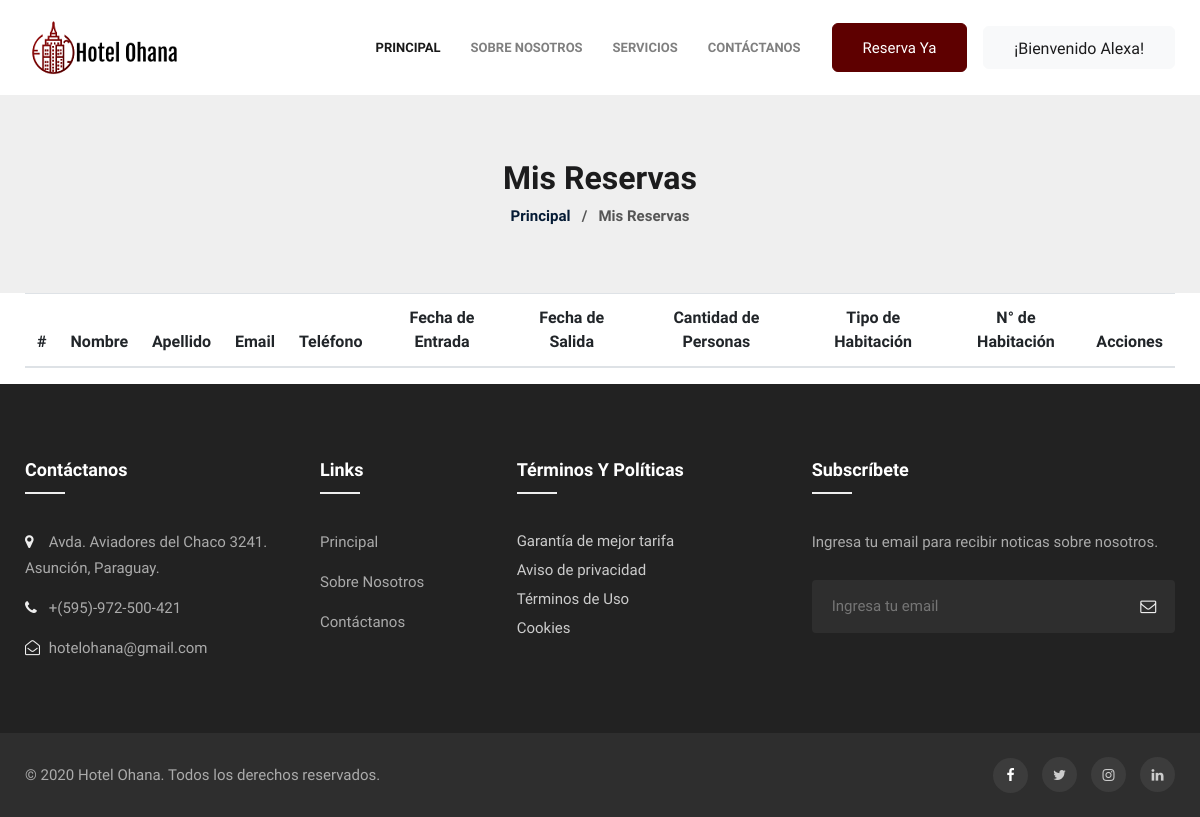
The app's page /mis_reservas.php (signed in), older data.
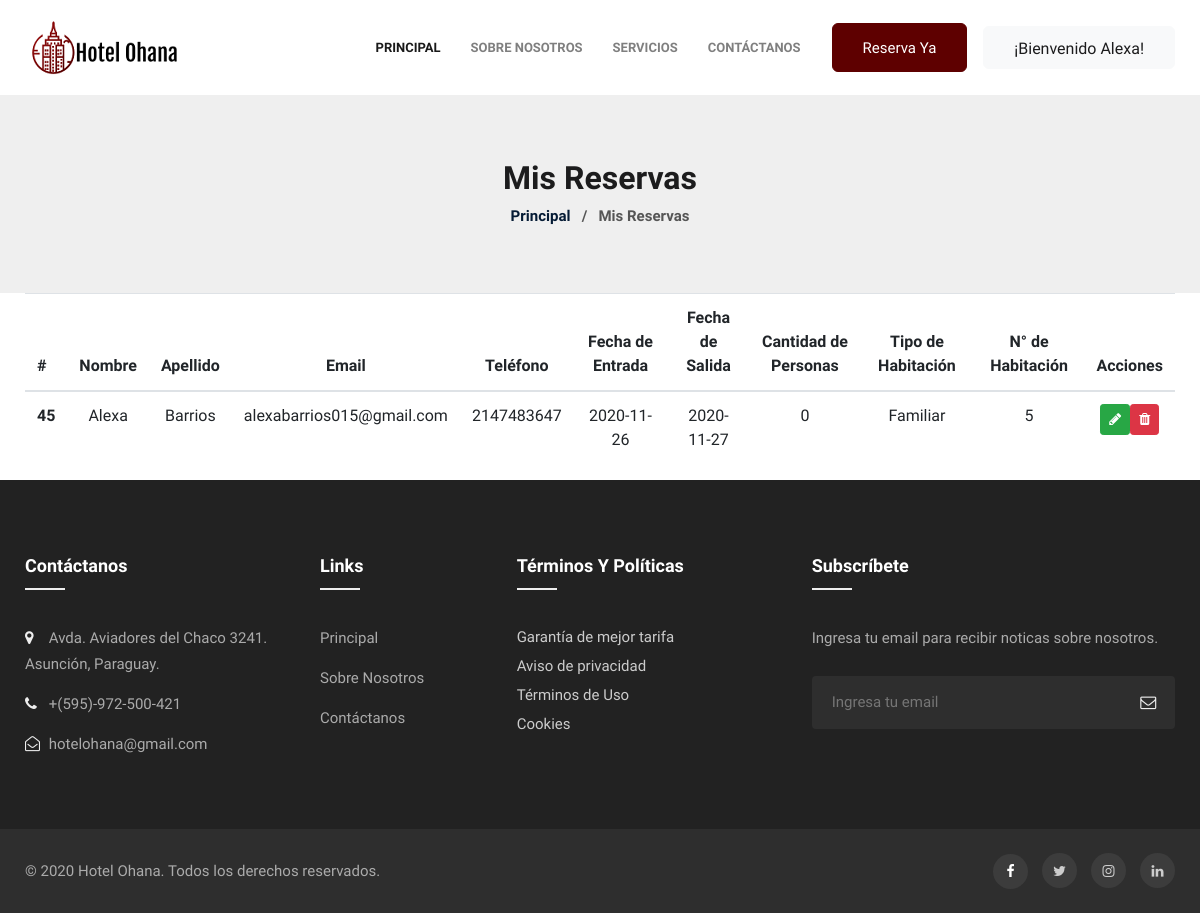
The same page, newer data.
### tables this page shows
CREATE TABLE IF NOT EXISTS `reservaciones` (
  `id` int NOT NULL AUTO_INCREMENT,
  `nombre` text NOT NULL,
  `apellido` text NOT NULL,
  `email` varchar(255) NOT NULL,
  `telefono` int NOT NULL,
  `fech_ingreso` date NOT NULL,
  `fech_salida` date NOT NULL,
  `cant_personas` int NOT NULL,
  `tipo_hab` text NOT NULL,
  `nro_hab` int NOT NULL,
  `cant_dias` int NOT NULL,
  PRIMARY KEY (`id`)
);

### mis_reservas.php (the view, shortened to what this page needs)
<?php
include 'conexion.php';
if (isset($_SESSION['name'])){
$registros = "SELECT * FROM reservaciones order by id asc";
?>
<!doctype html>
<html lang="en">
  <head>
    <link rel="stylesheet" href="assets/css/style-starter.css">
  </head>
  <body>
<header class="w3l-header-nav">
    <nav class="navbar navbar-expand-lg navbar-light fill px-lg-0 py-0 px-3">
        <div class="container">
            <a class="navbar-brand" href="index.html">
                <img src="assets/images/hotel.png" alt="Your logo"/></a>
            <div class="collapse navbar-collapse" id="navbarSupportedContent">
                        <ul class="navbar-nav ml-auto">
                            <li class="nav-item active">
                                <a class="nav-link" href="home.php">Principal</a>
                            </li>
                            <li class="nav-item @@about__active">
                                <a class="nav-link" href="about.html">Sobre Nosotros</a>
                            </li>
                            <li class="nav-item @@services__active">
                                <a class="nav-link" href="services.html">Servicios</a>
                            </li>
                            <li class="nav-item @@contact__active">
                                <a class="nav-link" href="contact.html">Contáctanos</a>
                            </li>
                        </ul>
                        <a href="home.php#booking" class="ml-3 book btn btn-primary btn-style">Reserva Ya</a>
                            <li class="dropdown ml-3 book btn btn-light btn-style">
                                <a href="#" class="dropdown-toggle" data-toggle="dropdown" role="button" aria-haspopup="true" aria-expanded="false"><h6>¡Bienvenido <?php print $_SESSION['name'];?>!</h6> <span class="caret"></span></a>
                            </li>
                    </div>
</header>
<section class="w3l-breadcrumb">
    <div class="breadcrum-bg py-sm-5 py-4">
        <div class="container py-lg-3">
            <h2>Mis Reservas</h2>
            <p><a href="home.php">Principal</a> &nbsp; / &nbsp; Mis Reservas</p>
        </div>
    </div>
</section>
<div class="container">
    <div class="row">
        <div class="col-md-12">
            <div class="table-responsive">
                 <table class="table table-hover">
        <thead>
        <tr>
          <th scope="row">#</th>
          <th scope="row" class="text-center">Nombre</th>
          <th scope="row" class="text-center">Apellido</th>
          <th scope="row" class="text-center">Email</th>
          <th scope="row" class="text-center">Teléfono</th>
          <th scope="row" class="text-center">Fecha de Entrada</th>
          <th scope="row" class="text-center">Fecha de Salida</th>
          <th scope="row" class="text-center">Cantidad de Personas</th>
          <th scope="row" class="text-center">Tipo de Habitación</th>
          <th scope="row" class="text-center">N° de Habitación</th>
          <th scope="row" class="text-center">Acciones</th>
        </tr>
        </thead>
        <?php $resultado = mysqli_query($conexion, $registros);
        while ($row=mysqli_fetch_assoc($resultado)) {  ?>
        <tbody>
        <tr>
          <div class="modal fade" id="modalLRForm" role="dialog" aria-labelledby="myModalLabel" aria-hidden="true">
            <div class="modal-dialog cascading-modal" role="document">
            <div class="modal-content">
          <th scope="row"><?php echo $row['id'] ?></th>
          <td class="text-center"><?php echo $row['nombre'] ?></td>
          <td class="text-center"><?php echo $row['apellido'] ?></td>
          <td class="text-center"><?php echo $row['email'] ?></td>
          <td class="text-center"><?php echo $row['telefono'] ?></td>
          <td class="text-center"><?php echo $row['fech_ingreso'] ?></td>
          <td class="text-center"><?php echo $row['fech_salida'] ?></td>
          <td class="text-center"><?php echo $row['cant_personas'] ?></td>
          <td class="text-center"><?php echo $row['tipo_hab'] ?></td>
          <td class="text-center"><?php echo $row['nro_hab'] ?></td>
          <td>
            <ul class="nav justify-content-center" style="color: #fff">
                  <li class="nav-item">
                    <a href="id=<?php echo $row['id'];?>" class="btn btn-sm btn-success" data-toggle="modal" data-target="#modalLRForm"><span class="fa fa-pencil"></span></a>
                  </li>
                  <li class="nav-item">
                    <a href="baja_reservas.php?id=<?php echo $row['id'];?>" class="btn btn-sm btn-danger"><span class="fa fa-trash"></span></a>
                  </li>
            </ul>
          </td>
          <?php  }?>
        </tr>
        </tbody>
      </table>
            </div>
        </div>
  </div>
</div>
<section class="w3l-footer-29-main">
          <div class="footer-29 py-5">
            <div class="container py-lg-4">
              <div class="row footer-top-29">
                <div class="col-lg-3 col-md-6 col-sm-8 footer-list-29 footer-1">
                  <h6 class="footer-title-29">Contáctanos</h6>
                  <ul>
                    <li>
                      <p><span class="fa fa-map-marker"></span> Avda. Aviadores del Chaco 3241. Asunción, Paraguay.</p>
                    </li>
                    <li><a href="tel:+7-800-999-800"><span class="fa fa-phone"></span> +(595)-972-500-421</a></li>
                    <li><a href="mailto:hotels@mail.com" class="mail"><span class="fa fa-envelope-open-o"></span>
                        hotelohana@gmail.com</a></li>
                  </ul>
                </div>
        <div class="col-lg-2 col-md-6 col-sm-4 footer-list-29 footer-2 mt-sm-0 mt-5">
                  <ul>
                    <h6 class="footer-title-29">Links</h6>
                    <li><a href="principal.php">Principal</a></li>
                    <li><a href="about.html">Sobre Nosotros</a></li>
                    <li><a href="contact.html">Contáctanos</a></li>
                  </ul>
                </div>
                <div class="col-lg-3 col-md-6 col-sm-5 footer-list-29 footer-3 mt-lg-0 mt-5">
                    <h6 class="footer-title-29">Términos y Políticas</h6>
                    <div class="footer-post">
                      <a href="#url">Garantía de mejor tarifa</a>
                    </div>
                    <div class="footer-post">
                      <a href="#url">Aviso de privacidad</a>
                    </div>
                    <div class="footer-post">
                      <a href="#url">Términos de Uso</a>
                    </div>
                    <div class="footer-post">
                      <a href="#url">Cookies</a>
                    </div>
                </div>
                <div class="col-lg-4 col-md-6 col-sm-7 footer-list-29 footer-4 mt-lg-0 mt-5">
                  <h6 class="footer-title-29">Subscríbete</h6>
                  <p>Ingresa tu email para recibir noticas sobre nosotros.</p>
                  <form action="#" class="subscribe" method="post">
                    <input type="email" name="email" placeholder="Ingresa tu email" required="">
                    <button><span class="fa fa-envelope-o"></span></button>
                  </form>
                </div>
              </div>
            </div>
          </div>
</section>
<section class="w3l-footer-29-main w3l-copyright">
  <div class="container">
    <div class="row bottom-copies">
      <p class="col-lg-8 copy-footer-29">© 2020 Hotel Ohana. Todos los derechos reservados.</p>
      <div class="col-lg-4 main-social-footer-29">
        <a href="#facebook" class="facebook"><span class="fa fa-facebook"></span></a>
        <a href="#twitter" class="twitter"><span class="fa fa-twitter"></span></a>
        <a href="#instagram" class="instagram"><span class="fa fa-instagram"></span></a>
        <a href="#linkedin" class="linkedin"><span class="fa fa-linkedin"></span></a>
      </div>
    </div>
  </div>
</section>
</body>
</html>
<?php
}
else{
    header ('location: ./principal.php');
}
?>

Row changes from the older to the newer data that the page shows:
added reservaciones: id "45", nombre "Alexa", apellido "Barrios", email "alexabarrios015@gmail.com", telefono "2147483647", fech_ingreso "2020-11-26", fech_salida "2020-11-27", cant_personas "0", tipo_hab "Familiar", nro_hab "5"
